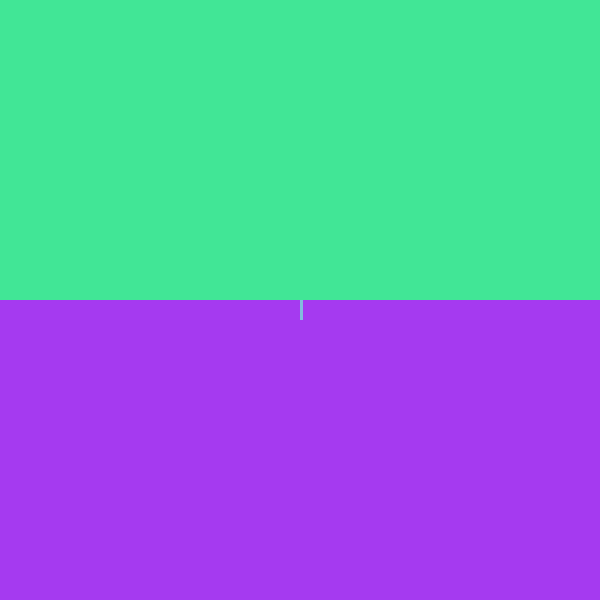
Frame 1 (no input)
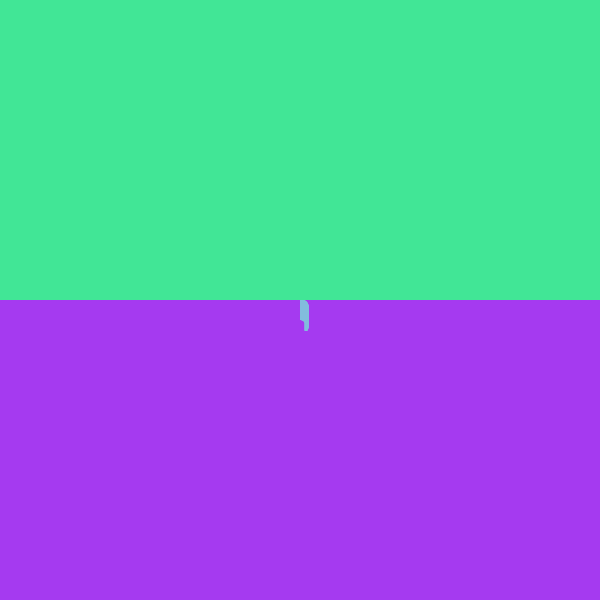
Frame 60 (the mouse pressed at the canvas centre just before this capture)
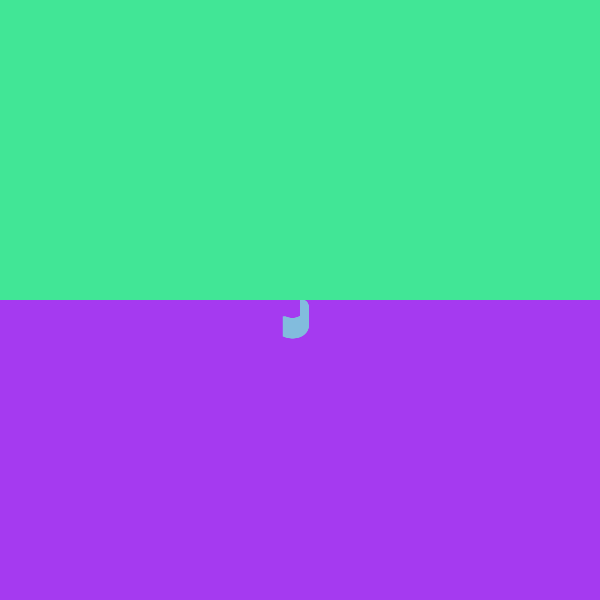
Frame 120 (the mouse held since frame 60 and released just before this capture)

The Processing sketch that drew these frames (run headless with seeded random() and noise(); from frame 60 on, the mouse is pressed at the canvas centre):

// Processing sketch: processing_60848
// ── processing_60848.pde

//HW - 5 
// Sarah Lesnikoski
/*    Some colors are able to play complimentary roles between two grounds. 
      When apart from each other, the active color appears to be opposing the
      ground it surfaces while the far ground mimicks it. 
      The true color can only be seen as it is, met in the middle. */

float r = 0;
float theta = 0;

void setup() {
  size(600,600);
  background(65,230,150);
  noStroke();
  fill(165,58,240);
  rect(0,300,600,600);
  smooth();
}
void draw() {
  float x = r * cos(theta);
  float y = r * sin(theta);
  noStroke();
  fill(130,188,221);
  rect(x + width/2, y + height/2,3,20);

 theta += 0.02;
 r += 0.2;
} 

/* I used excercises from Learning Processing, by Daniel Shiffman.
   Example 13-5: Polar to Cartesian, helped me to write this code.
   3 colors appears as 2 methods- Albers. */
